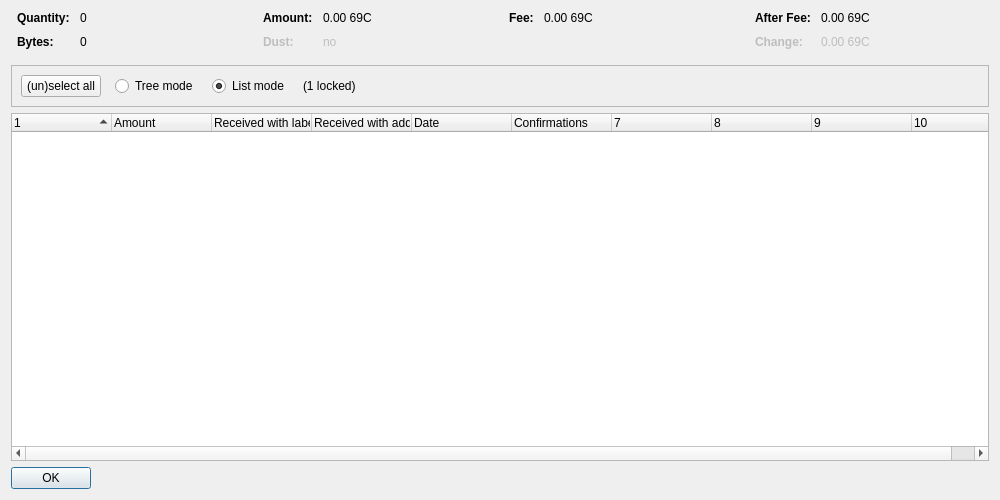
<?xml version="1.0" encoding="UTF-8"?>
<ui version="4.0">
 <class>CoinControlDialog</class>
 <widget class="QDialog" name="CoinControlDialog">
  <property name="geometry">
   <rect>
    <x>0</x>
    <y>0</y>
    <width>1000</width>
    <height>500</height>
   </rect>
  </property>
  <property name="windowTitle">
   <string>Coin Selection</string>
  </property>
  <layout class="QVBoxLayout" name="verticalLayout">
   <item>
    <layout class="QHBoxLayout" name="horizontalLayoutTop" stretch="0,0,0,0">
     <property name="topMargin">
      <number>0</number>
     </property>
     <property name="bottomMargin">
      <number>10</number>
     </property>
     <item>
      <layout class="QFormLayout" name="formLayoutCoinControl1">
       <property name="horizontalSpacing">
        <number>10</number>
       </property>
       <property name="verticalSpacing">
        <number>10</number>
       </property>
       <property name="leftMargin">
        <number>6</number>
       </property>
       <property name="rightMargin">
        <number>6</number>
       </property>
       <item row="0" column="0">
        <widget class="QLabel" name="labelCoinControlQuantityText">
         <property name="font">
          <font>
           <weight>75</weight>
           <bold>true</bold>
          </font>
         </property>
         <property name="text">
          <string>Quantity:</string>
         </property>
        </widget>
       </item>
       <item row="0" column="1">
        <widget class="QLabel" name="labelCoinControlQuantity">
         <property name="cursor">
          <cursorShape>IBeamCursor</cursorShape>
         </property>
         <property name="contextMenuPolicy">
          <enum>Qt::ActionsContextMenu</enum>
         </property>
         <property name="text">
          <string notr="true">0</string>
         </property>
         <property name="textInteractionFlags">
          <set>Qt::LinksAccessibleByMouse|Qt::TextSelectableByKeyboard|Qt::TextSelectableByMouse</set>
         </property>
        </widget>
       </item>
       <item row="1" column="0">
        <widget class="QLabel" name="labelCoinControlBytesText">
         <property name="font">
          <font>
           <weight>75</weight>
           <bold>true</bold>
          </font>
         </property>
         <property name="text">
          <string>Bytes:</string>
         </property>
        </widget>
       </item>
       <item row="1" column="1">
        <widget class="QLabel" name="labelCoinControlBytes">
         <property name="cursor">
          <cursorShape>IBeamCursor</cursorShape>
         </property>
         <property name="contextMenuPolicy">
          <enum>Qt::ActionsContextMenu</enum>
         </property>
         <property name="text">
          <string notr="true">0</string>
         </property>
         <property name="textInteractionFlags">
          <set>Qt::LinksAccessibleByMouse|Qt::TextSelectableByKeyboard|Qt::TextSelectableByMouse</set>
         </property>
        </widget>
       </item>
      </layout>
     </item>
     <item>
      <layout class="QFormLayout" name="formLayoutCoinControl2">
       <property name="horizontalSpacing">
        <number>10</number>
       </property>
       <property name="verticalSpacing">
        <number>10</number>
       </property>
       <property name="leftMargin">
        <number>6</number>
       </property>
       <property name="rightMargin">
        <number>6</number>
       </property>
       <item row="0" column="0">
        <widget class="QLabel" name="labelCoinControlAmountText">
         <property name="font">
          <font>
           <weight>75</weight>
           <bold>true</bold>
          </font>
         </property>
         <property name="text">
          <string>Amount:</string>
         </property>
        </widget>
       </item>
       <item row="0" column="1">
        <widget class="QLabel" name="labelCoinControlAmount">
         <property name="cursor">
          <cursorShape>IBeamCursor</cursorShape>
         </property>
         <property name="contextMenuPolicy">
          <enum>Qt::ActionsContextMenu</enum>
         </property>
         <property name="text">
          <string notr="true">0.00 69C</string>
         </property>
         <property name="textInteractionFlags">
          <set>Qt::LinksAccessibleByMouse|Qt::TextSelectableByKeyboard|Qt::TextSelectableByMouse</set>
         </property>
        </widget>
       </item>
       <item row="1" column="0">
        <widget class="QLabel" name="labelCoinControlLowOutputText">
         <property name="enabled">
          <bool>false</bool>
         </property>
         <property name="font">
          <font>
           <weight>75</weight>
           <bold>true</bold>
          </font>
         </property>
         <property name="text">
          <string>Dust:</string>
         </property>
        </widget>
       </item>
       <item row="1" column="1">
        <widget class="QLabel" name="labelCoinControlLowOutput">
         <property name="enabled">
          <bool>false</bool>
         </property>
         <property name="cursor">
          <cursorShape>IBeamCursor</cursorShape>
         </property>
         <property name="contextMenuPolicy">
          <enum>Qt::ActionsContextMenu</enum>
         </property>
         <property name="text">
          <string notr="true">no</string>
         </property>
         <property name="textInteractionFlags">
          <set>Qt::LinksAccessibleByMouse|Qt::TextSelectableByKeyboard|Qt::TextSelectableByMouse</set>
         </property>
        </widget>
       </item>
      </layout>
     </item>
     <item>
      <layout class="QFormLayout" name="formLayoutCoinControl3">
       <property name="horizontalSpacing">
        <number>10</number>
       </property>
       <property name="verticalSpacing">
        <number>10</number>
       </property>
       <property name="leftMargin">
        <number>6</number>
       </property>
       <property name="rightMargin">
        <number>6</number>
       </property>
       <item row="0" column="0">
        <widget class="QLabel" name="labelCoinControlFeeText">
         <property name="font">
          <font>
           <weight>75</weight>
           <bold>true</bold>
          </font>
         </property>
         <property name="text">
          <string>Fee:</string>
         </property>
        </widget>
       </item>
       <item row="0" column="1">
        <widget class="QLabel" name="labelCoinControlFee">
         <property name="cursor">
          <cursorShape>IBeamCursor</cursorShape>
         </property>
         <property name="contextMenuPolicy">
          <enum>Qt::ActionsContextMenu</enum>
         </property>
         <property name="text">
          <string notr="true">0.00 69C</string>
         </property>
         <property name="textInteractionFlags">
          <set>Qt::LinksAccessibleByMouse|Qt::TextSelectableByKeyboard|Qt::TextSelectableByMouse</set>
         </property>
        </widget>
       </item>
      </layout>
     </item>
     <item>
      <layout class="QFormLayout" name="formLayoutCoinControl4">
       <property name="horizontalSpacing">
        <number>10</number>
       </property>
       <property name="verticalSpacing">
        <number>10</number>
       </property>
       <property name="leftMargin">
        <number>6</number>
       </property>
       <property name="rightMargin">
        <number>6</number>
       </property>
       <item row="0" column="0">
        <widget class="QLabel" name="labelCoinControlAfterFeeText">
         <property name="font">
          <font>
           <weight>75</weight>
           <bold>true</bold>
          </font>
         </property>
         <property name="text">
          <string>After Fee:</string>
         </property>
        </widget>
       </item>
       <item row="0" column="1">
        <widget class="QLabel" name="labelCoinControlAfterFee">
         <property name="cursor">
          <cursorShape>IBeamCursor</cursorShape>
         </property>
         <property name="contextMenuPolicy">
          <enum>Qt::ActionsContextMenu</enum>
         </property>
         <property name="text">
          <string notr="true">0.00 69C</string>
         </property>
         <property name="textInteractionFlags">
          <set>Qt::LinksAccessibleByMouse|Qt::TextSelectableByKeyboard|Qt::TextSelectableByMouse</set>
         </property>
        </widget>
       </item>
       <item row="1" column="0">
        <widget class="QLabel" name="labelCoinControlChangeText">
         <property name="enabled">
          <bool>false</bool>
         </property>
         <property name="font">
          <font>
           <weight>75</weight>
           <bold>true</bold>
          </font>
         </property>
         <property name="text">
          <string>Change:</string>
         </property>
        </widget>
       </item>
       <item row="1" column="1">
        <widget class="QLabel" name="labelCoinControlChange">
         <property name="enabled">
          <bool>false</bool>
         </property>
         <property name="cursor">
          <cursorShape>IBeamCursor</cursorShape>
         </property>
         <property name="contextMenuPolicy">
          <enum>Qt::ActionsContextMenu</enum>
         </property>
         <property name="text">
          <string notr="true">0.00 69C</string>
         </property>
         <property name="textInteractionFlags">
          <set>Qt::LinksAccessibleByMouse|Qt::TextSelectableByKeyboard|Qt::TextSelectableByMouse</set>
         </property>
        </widget>
       </item>
      </layout>
     </item>
    </layout>
   </item>
   <item>
    <widget class="QFrame" name="frame">
     <property name="minimumSize">
      <size>
       <width>0</width>
       <height>40</height>
      </size>
     </property>
     <property name="frameShape">
      <enum>QFrame::StyledPanel</enum>
     </property>
     <property name="frameShadow">
      <enum>QFrame::Sunken</enum>
     </property>
     <layout class="QHBoxLayout" name="horizontalLayout">
      <item>
       <layout class="QHBoxLayout" name="horizontalLayoutPanel" stretch="0,0,0,0,0">
        <property name="spacing">
         <number>14</number>
        </property>
        <item>
         <widget class="QPushButton" name="pushButtonSelectAll">
          <property name="sizePolicy">
           <sizepolicy hsizetype="Maximum" vsizetype="Fixed">
            <horstretch>0</horstretch>
            <verstretch>0</verstretch>
           </sizepolicy>
          </property>
          <property name="text">
           <string>(un)select all</string>
          </property>
          <property name="autoDefault">
           <bool>false</bool>
          </property>
         </widget>
        </item>
        <item>
         <widget class="QRadioButton" name="radioTreeMode">
          <property name="sizePolicy">
           <sizepolicy hsizetype="Maximum" vsizetype="Fixed">
            <horstretch>0</horstretch>
            <verstretch>0</verstretch>
           </sizepolicy>
          </property>
          <property name="text">
           <string>Tree mode</string>
          </property>
         </widget>
        </item>
        <item>
         <widget class="QRadioButton" name="radioListMode">
          <property name="sizePolicy">
           <sizepolicy hsizetype="Maximum" vsizetype="Fixed">
            <horstretch>0</horstretch>
            <verstretch>0</verstretch>
           </sizepolicy>
          </property>
          <property name="text">
           <string>List mode</string>
          </property>
          <property name="checked">
           <bool>true</bool>
          </property>
         </widget>
        </item>
        <item>
         <widget class="QLabel" name="labelLocked">
          <property name="text">
           <string notr="true">(1 locked)</string>
          </property>
         </widget>
        </item>
        <item>
         <spacer name="horizontalSpacer">
          <property name="orientation">
           <enum>Qt::Horizontal</enum>
          </property>
          <property name="sizeHint" stdset="0">
           <size>
            <width>40</width>
            <height>20</height>
           </size>
          </property>
         </spacer>
        </item>
       </layout>
      </item>
     </layout>
    </widget>
   </item>
   <item>
    <widget class="CoinControlTreeWidget" name="treeWidget">
     <property name="contextMenuPolicy">
      <enum>Qt::CustomContextMenu</enum>
     </property>
     <property name="sortingEnabled">
      <bool>false</bool>
     </property>
     <property name="columnCount">
      <number>10</number>
     </property>
     <attribute name="headerShowSortIndicator" stdset="0">
      <bool>true</bool>
     </attribute>
     <attribute name="headerStretchLastSection">
      <bool>false</bool>
     </attribute>
     <column>
      <property name="text">
       <string/>
      </property>
     </column>
     <column>
      <property name="text">
       <string>Amount</string>
      </property>
     </column>
     <column>
      <property name="text">
       <string>Received with label</string>
      </property>
     </column>
     <column>
      <property name="text">
       <string>Received with address</string>
      </property>
     </column>
     <column>
      <property name="text">
       <string>Date</string>
      </property>
     </column>
     <column>
      <property name="text">
       <string>Confirmations</string>
      </property>
      <property name="toolTip">
       <string>Confirmed</string>
      </property>
     </column>
     <column>
      <property name="text">
       <string/>
      </property>
     </column>
     <column>
      <property name="text">
       <string/>
      </property>
     </column>
     <column>
      <property name="text">
       <string/>
      </property>
     </column>
     <column>
      <property name="text">
       <string/>
      </property>
     </column>
    </widget>
   </item>
   <item>
    <widget class="QDialogButtonBox" name="buttonBox">
     <property name="sizePolicy">
      <sizepolicy hsizetype="Maximum" vsizetype="Fixed">
       <horstretch>0</horstretch>
       <verstretch>0</verstretch>
      </sizepolicy>
     </property>
     <property name="orientation">
      <enum>Qt::Horizontal</enum>
     </property>
     <property name="standardButtons">
      <set>QDialogButtonBox::Ok</set>
     </property>
    </widget>
   </item>
  </layout>
 </widget>
 <customwidgets>
  <customwidget>
   <class>CoinControlTreeWidget</class>
   <extends>QTreeWidget</extends>
   <header>qt/coincontroltreewidget.h</header>
  </customwidget>
 </customwidgets>
 <resources/>
 <connections/>
</ui>
